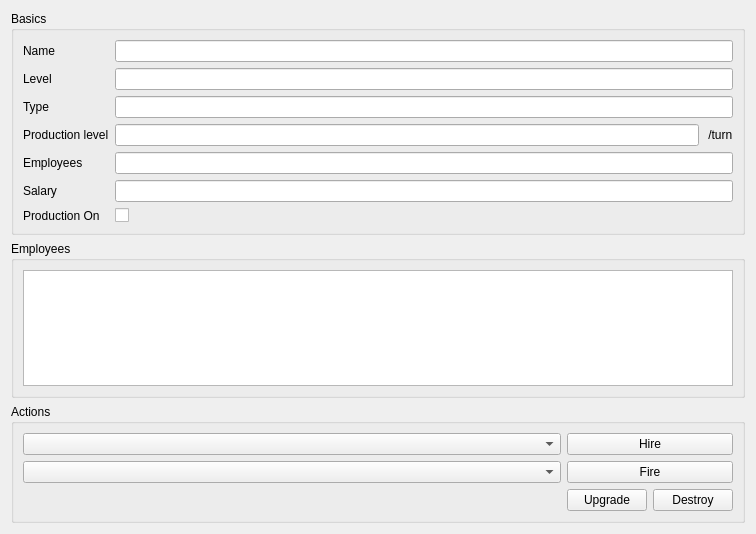
<?xml version="1.0" encoding="UTF-8"?>
<ui version="4.0">
 <class>PrimitiveProducer</class>
 <widget class="QWidget" name="PrimitiveProducer">
  <property name="geometry">
   <rect>
    <x>0</x>
    <y>0</y>
    <width>756</width>
    <height>534</height>
   </rect>
  </property>
  <property name="windowTitle">
   <string>Form</string>
  </property>
  <layout class="QVBoxLayout" name="verticalLayout">
   <item>
    <widget class="QGroupBox" name="basicsGroupBox">
     <property name="title">
      <string>Basics</string>
     </property>
     <layout class="QFormLayout" name="formLayout">
      <item row="4" column="0">
       <widget class="QLabel" name="label">
        <property name="text">
         <string>Production level</string>
        </property>
       </widget>
      </item>
      <item row="4" column="1">
       <layout class="QHBoxLayout" name="horizontalLayout_2">
        <item>
         <widget class="QLineEdit" name="prodLevelLineEdit">
          <property name="readOnly">
           <bool>true</bool>
          </property>
         </widget>
        </item>
        <item>
         <widget class="QLabel" name="label_3">
          <property name="text">
           <string> /turn</string>
          </property>
         </widget>
        </item>
       </layout>
      </item>
      <item row="5" column="0">
       <widget class="QLabel" name="label_2">
        <property name="text">
         <string>Employees</string>
        </property>
       </widget>
      </item>
      <item row="5" column="1">
       <widget class="QLineEdit" name="employeeLineEdit">
        <property name="readOnly">
         <bool>true</bool>
        </property>
       </widget>
      </item>
      <item row="7" column="0">
       <widget class="QLabel" name="label_4">
        <property name="text">
         <string>Production On</string>
        </property>
       </widget>
      </item>
      <item row="7" column="1">
       <widget class="QCheckBox" name="prodOnCheckBox">
        <property name="text">
         <string/>
        </property>
       </widget>
      </item>
      <item row="6" column="0">
       <widget class="QLabel" name="label_5">
        <property name="text">
         <string>Salary</string>
        </property>
       </widget>
      </item>
      <item row="6" column="1">
       <widget class="QLineEdit" name="salaryLineEdit">
        <property name="readOnly">
         <bool>true</bool>
        </property>
       </widget>
      </item>
      <item row="1" column="0">
       <widget class="QLabel" name="label_8">
        <property name="text">
         <string>Name</string>
        </property>
       </widget>
      </item>
      <item row="1" column="1">
       <widget class="QLineEdit" name="nameLineEdit"/>
      </item>
      <item row="2" column="0">
       <widget class="QLabel" name="label_6">
        <property name="text">
         <string>Level</string>
        </property>
       </widget>
      </item>
      <item row="2" column="1">
       <widget class="QLineEdit" name="levelLineEdit">
        <property name="readOnly">
         <bool>true</bool>
        </property>
       </widget>
      </item>
      <item row="3" column="0">
       <widget class="QLabel" name="label_7">
        <property name="text">
         <string>Type</string>
        </property>
       </widget>
      </item>
      <item row="3" column="1">
       <widget class="QLineEdit" name="typeLineEdit">
        <property name="readOnly">
         <bool>true</bool>
        </property>
       </widget>
      </item>
     </layout>
    </widget>
   </item>
   <item>
    <widget class="QGroupBox" name="employeesGroupBox">
     <property name="title">
      <string>Employees</string>
     </property>
     <layout class="QGridLayout" name="gridLayout_4">
      <item row="0" column="0">
       <widget class="QListView" name="employeeListView"/>
      </item>
     </layout>
    </widget>
   </item>
   <item>
    <widget class="QGroupBox" name="actionsGroupBox">
     <property name="title">
      <string>Actions</string>
     </property>
     <layout class="QGridLayout" name="gridLayout">
      <item row="2" column="1">
       <layout class="QGridLayout" name="gridLayout_2">
        <item row="0" column="0">
         <widget class="QPushButton" name="upgradeButton">
          <property name="text">
           <string>Upgrade</string>
          </property>
         </widget>
        </item>
        <item row="0" column="1">
         <widget class="QPushButton" name="destroyButton">
          <property name="text">
           <string>Destroy</string>
          </property>
         </widget>
        </item>
       </layout>
      </item>
      <item row="0" column="1">
       <widget class="QPushButton" name="hireButton">
        <property name="text">
         <string>Hire</string>
        </property>
       </widget>
      </item>
      <item row="0" column="0">
       <widget class="QComboBox" name="hireComboBox"/>
      </item>
      <item row="1" column="0">
       <widget class="QComboBox" name="fireComboBox"/>
      </item>
      <item row="1" column="1">
       <widget class="QPushButton" name="fireButton">
        <property name="text">
         <string>Fire</string>
        </property>
       </widget>
      </item>
      <item row="2" column="0">
       <spacer name="horizontalSpacer">
        <property name="orientation">
         <enum>Qt::Horizontal</enum>
        </property>
        <property name="sizeHint" stdset="0">
         <size>
          <width>40</width>
          <height>20</height>
         </size>
        </property>
       </spacer>
      </item>
     </layout>
    </widget>
   </item>
  </layout>
 </widget>
 <resources/>
 <connections/>
</ui>
